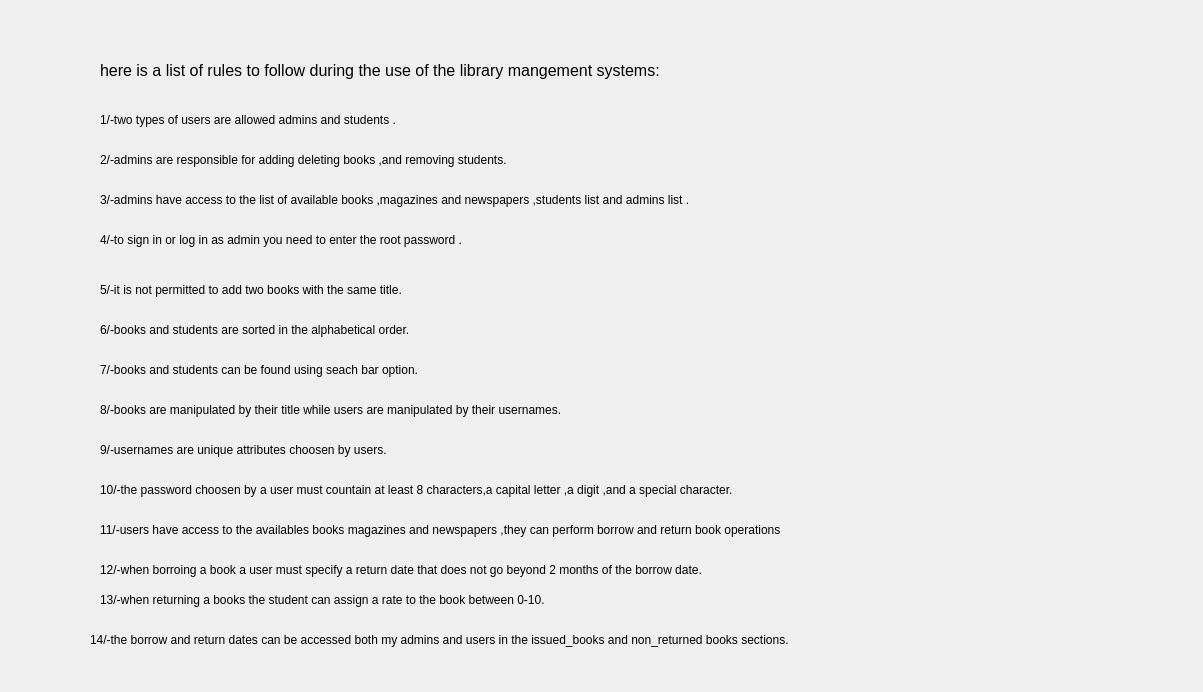
<?xml version="1.0" encoding="UTF-8"?>
<ui version="4.0">
 <class>readme</class>
 <widget class="QDialog" name="readme">
  <property name="geometry">
   <rect>
    <x>0</x>
    <y>0</y>
    <width>1203</width>
    <height>692</height>
   </rect>
  </property>
  <property name="windowTitle">
   <string>Dialog</string>
  </property>
  <property name="styleSheet">
   <string notr="true">font: 700 9pt &quot;Source Code Pro&quot;;</string>
  </property>
  <widget class="QLabel" name="label">
   <property name="geometry">
    <rect>
     <x>100</x>
     <y>40</y>
     <width>991</width>
     <height>61</height>
    </rect>
   </property>
   <property name="styleSheet">
    <string notr="true">font: 12pt ;</string>
   </property>
   <property name="text">
    <string>here is a list of rules to follow during the use of the library mangement systems:</string>
   </property>
  </widget>
  <widget class="QLabel" name="label_2">
   <property name="geometry">
    <rect>
     <x>100</x>
     <y>110</y>
     <width>531</width>
     <height>20</height>
    </rect>
   </property>
   <property name="text">
    <string>1/-two types of users are allowed admins and students .</string>
   </property>
  </widget>
  <widget class="QLabel" name="label_3">
   <property name="geometry">
    <rect>
     <x>100</x>
     <y>150</y>
     <width>751</width>
     <height>20</height>
    </rect>
   </property>
   <property name="text">
    <string>2/-admins are responsible for adding deleting books ,and removing students.</string>
   </property>
  </widget>
  <widget class="QLabel" name="label_4">
   <property name="geometry">
    <rect>
     <x>100</x>
     <y>190</y>
     <width>1031</width>
     <height>20</height>
    </rect>
   </property>
   <property name="text">
    <string>3/-admins have access to the list of available books ,magazines and newspapers ,students list and admins list .</string>
   </property>
  </widget>
  <widget class="QLabel" name="label_5">
   <property name="geometry">
    <rect>
     <x>100</x>
     <y>230</y>
     <width>751</width>
     <height>20</height>
    </rect>
   </property>
   <property name="text">
    <string>4/-to sign in or log in as admin you need to enter the root password .</string>
   </property>
  </widget>
  <widget class="QLabel" name="label_6">
   <property name="geometry">
    <rect>
     <x>100</x>
     <y>280</y>
     <width>641</width>
     <height>20</height>
    </rect>
   </property>
   <property name="styleSheet">
    <string notr="true"/>
   </property>
   <property name="text">
    <string>5/-it is not permitted to add two books with the same title.</string>
   </property>
  </widget>
  <widget class="QLabel" name="label_7">
   <property name="geometry">
    <rect>
     <x>100</x>
     <y>320</y>
     <width>621</width>
     <height>20</height>
    </rect>
   </property>
   <property name="text">
    <string>6/-books and students are sorted in the alphabetical order.</string>
   </property>
  </widget>
  <widget class="QLabel" name="label_8">
   <property name="geometry">
    <rect>
     <x>100</x>
     <y>360</y>
     <width>621</width>
     <height>20</height>
    </rect>
   </property>
   <property name="text">
    <string>7/-books and students can be found using seach bar option.</string>
   </property>
  </widget>
  <widget class="QLabel" name="label_9">
   <property name="geometry">
    <rect>
     <x>100</x>
     <y>400</y>
     <width>811</width>
     <height>20</height>
    </rect>
   </property>
   <property name="text">
    <string>8/-books are manipulated by their title while users are manipulated by their usernames.</string>
   </property>
  </widget>
  <widget class="QLabel" name="label_10">
   <property name="geometry">
    <rect>
     <x>100</x>
     <y>440</y>
     <width>591</width>
     <height>20</height>
    </rect>
   </property>
   <property name="text">
    <string>9/-usernames are unique attributes choosen by users.</string>
   </property>
  </widget>
  <widget class="QLabel" name="label_11">
   <property name="geometry">
    <rect>
     <x>100</x>
     <y>480</y>
     <width>1101</width>
     <height>20</height>
    </rect>
   </property>
   <property name="text">
    <string>10/-the password choosen by a user must countain at least 8 characters,a capital letter ,a digit ,and a special character.</string>
   </property>
  </widget>
  <widget class="QLabel" name="label_12">
   <property name="geometry">
    <rect>
     <x>100</x>
     <y>520</y>
     <width>1101</width>
     <height>20</height>
    </rect>
   </property>
   <property name="text">
    <string>11/-users have access to the availables books magazines and newspapers ,they can perform borrow and return book operations</string>
   </property>
  </widget>
  <widget class="QLabel" name="label_13">
   <property name="geometry">
    <rect>
     <x>100</x>
     <y>560</y>
     <width>1051</width>
     <height>20</height>
    </rect>
   </property>
   <property name="text">
    <string>12/-when borroing a book a user must specify a return date that does not go beyond 2 months of the borrow date.</string>
   </property>
  </widget>
  <widget class="QLabel" name="label_14">
   <property name="geometry">
    <rect>
     <x>100</x>
     <y>590</y>
     <width>771</width>
     <height>20</height>
    </rect>
   </property>
   <property name="text">
    <string>13/-when returning a books the student can assign a rate to the book between 0-10.</string>
   </property>
  </widget>
  <widget class="QLabel" name="label_15">
   <property name="geometry">
    <rect>
     <x>90</x>
     <y>630</y>
     <width>1121</width>
     <height>20</height>
    </rect>
   </property>
   <property name="text">
    <string>14/-the borrow and return dates can be accessed both my admins and users in the issued_books and non_returned books sections.</string>
   </property>
  </widget>
 </widget>
 <resources/>
 <connections/>
</ui>
